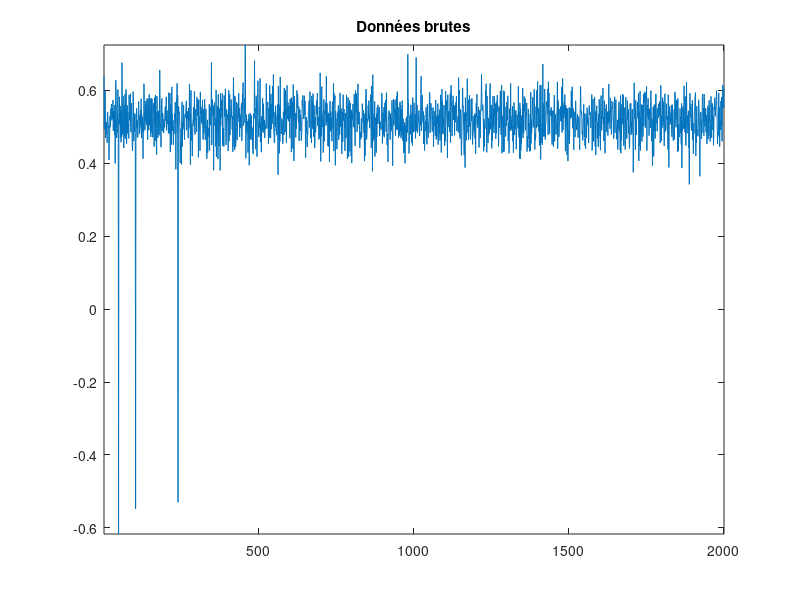
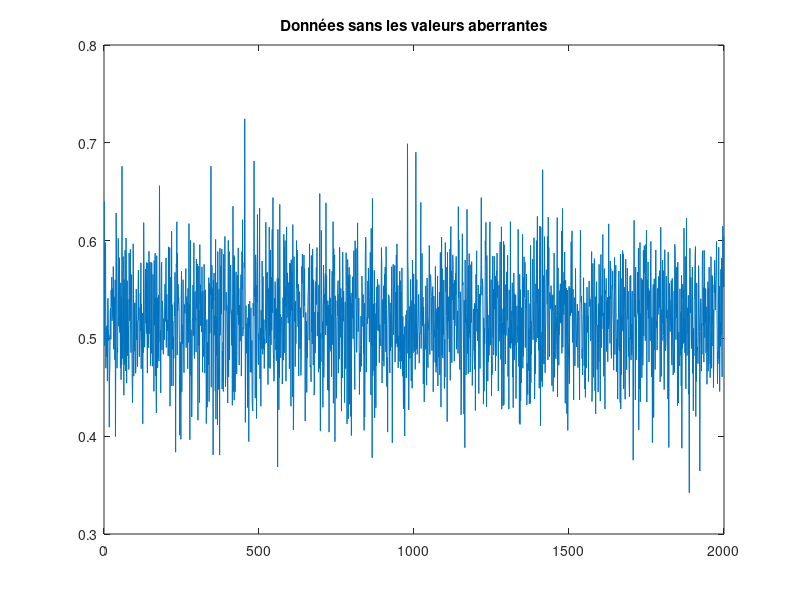
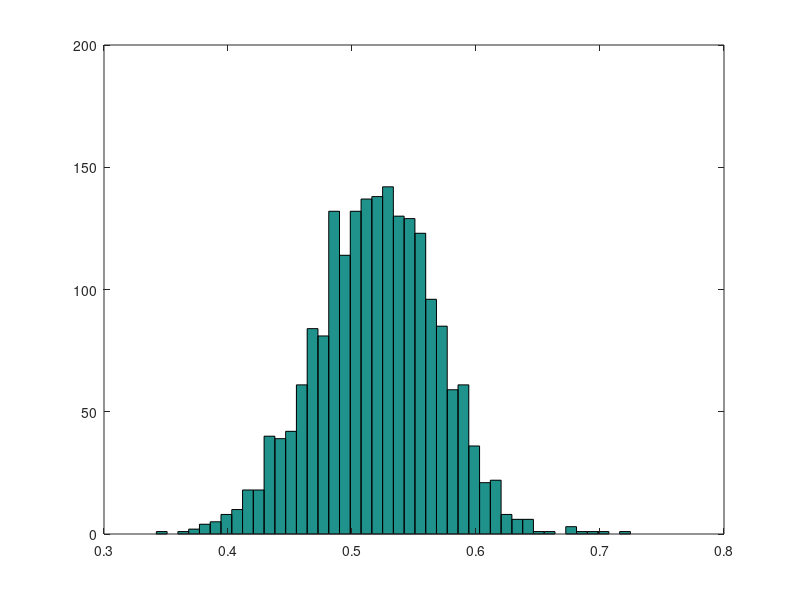

MATLAB code for these plots, in order: (Note: this script raises an error after producing the figures.)
%% Techmes - TE2 - Ex1

clc; clear; close all;

%% load data
data = importdata('data/protons.txt');


%% plot raw data and remove invalid measurements
figure();
plot(data);
axis tight;
title('Données brutes');

indices = find(data<0);
data(indices) = [];

figure();
plot(data);
title('Données sans les valeurs aberrantes');

%% histogram
N = length(data);
nbClasses = sqrt(N);

figure();
hist(data, nbClasses);

%% stats
average = mean(data)
sigma = std(data)

%% intervalle d'incertidude
uncertainty = 3*sigma;
minValue = averaga-uncertainty
maxValue = average+uncertainty
